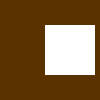
Frame 1 (no input)
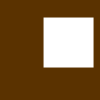
Frame 60 (the mouse pressed at the canvas centre just before this capture)
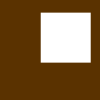
Frame 120 (the mouse held since frame 60 and released just before this capture)

The Processing sketch that drew these frames (run headless with seeded random() and noise(); from frame 60 on, the mouse is pressed at the canvas centre):

// Processing sketch: b
// ── b.pde
void setup(){
  size(100,100);
  rectMode(CENTER);
}
float a = 0;
void draw(){
  background(90,50,0);
  noStroke();
  rect(50+20*cos(a),50+20*sin(a),50,50);
  
  a += 0.1;
}
